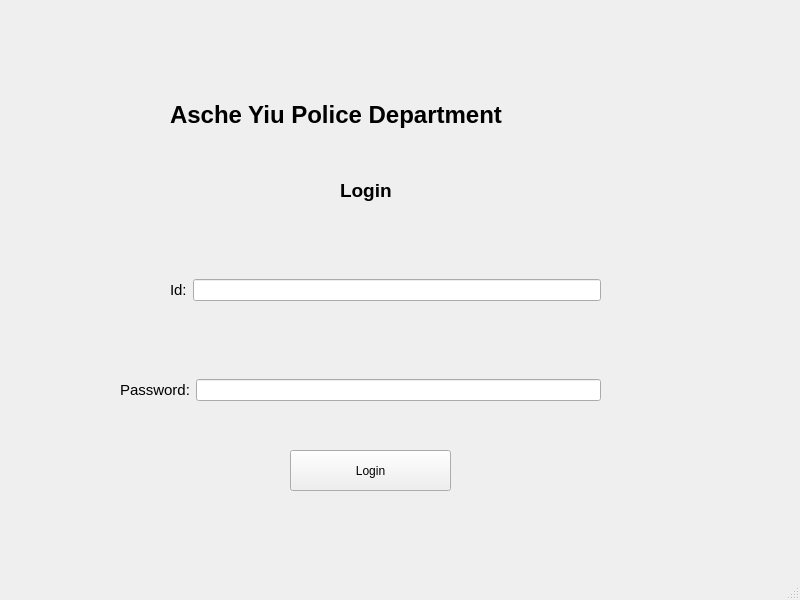
<?xml version="1.0" encoding="UTF-8"?>
<ui version="4.0">
 <class>MainWindow</class>
 <widget class="QMainWindow" name="MainWindow">
  <property name="geometry">
   <rect>
    <x>0</x>
    <y>0</y>
    <width>800</width>
    <height>600</height>
   </rect>
  </property>
  <property name="windowTitle">
   <string>MainWindow</string>
  </property>
  <widget class="QWidget" name="centralwidget">
   <widget class="QLabel" name="label">
    <property name="geometry">
     <rect>
      <x>170</x>
      <y>80</y>
      <width>451</width>
      <height>71</height>
     </rect>
    </property>
    <property name="text">
     <string>&lt;html&gt;&lt;head/&gt;&lt;body&gt;&lt;p&gt;&lt;span style=&quot; font-size:18pt; font-weight:600;&quot;&gt;Asche Yiu Police Department  &lt;/span&gt;&lt;/p&gt;&lt;/body&gt;&lt;/html&gt;</string>
    </property>
   </widget>
   <widget class="QLabel" name="label_2">
    <property name="geometry">
     <rect>
      <x>340</x>
      <y>150</y>
      <width>131</width>
      <height>81</height>
     </rect>
    </property>
    <property name="text">
     <string>&lt;html&gt;&lt;head/&gt;&lt;body&gt;&lt;p&gt;&lt;span style=&quot; font-size:14pt; font-weight:600;&quot;&gt;Login&lt;/span&gt;&lt;/p&gt;&lt;/body&gt;&lt;/html&gt;</string>
    </property>
   </widget>
   <widget class="QWidget" name="horizontalLayoutWidget">
    <property name="geometry">
     <rect>
      <x>170</x>
      <y>250</y>
      <width>431</width>
      <height>80</height>
     </rect>
    </property>
    <layout class="QHBoxLayout" name="horizontalLayout">
     <item>
      <widget class="QLabel" name="label_3">
       <property name="text">
        <string>&lt;html&gt;&lt;head/&gt;&lt;body&gt;&lt;p&gt;&lt;span style=&quot; font-size:11pt;&quot;&gt;Id:&lt;/span&gt;&lt;/p&gt;&lt;/body&gt;&lt;/html&gt;</string>
       </property>
      </widget>
     </item>
     <item>
      <widget class="QLineEdit" name="lineEdit"/>
     </item>
    </layout>
   </widget>
   <widget class="QWidget" name="horizontalLayoutWidget_2">
    <property name="geometry">
     <rect>
      <x>120</x>
      <y>350</y>
      <width>481</width>
      <height>80</height>
     </rect>
    </property>
    <layout class="QHBoxLayout" name="horizontalLayout_2">
     <item>
      <widget class="QLabel" name="label_4">
       <property name="text">
        <string>&lt;html&gt;&lt;head/&gt;&lt;body&gt;&lt;p&gt;&lt;span style=&quot; font-size:11pt;&quot;&gt;Password:&lt;/span&gt;&lt;/p&gt;&lt;/body&gt;&lt;/html&gt;</string>
       </property>
      </widget>
     </item>
     <item>
      <widget class="QLineEdit" name="lineEdit_2"/>
     </item>
    </layout>
   </widget>
   <widget class="QPushButton" name="pushButton">
    <property name="geometry">
     <rect>
      <x>290</x>
      <y>450</y>
      <width>161</width>
      <height>41</height>
     </rect>
    </property>
    <property name="text">
     <string>Login</string>
    </property>
   </widget>
  </widget>
  <widget class="QMenuBar" name="menubar">
   <property name="geometry">
    <rect>
     <x>0</x>
     <y>0</y>
     <width>800</width>
     <height>26</height>
    </rect>
   </property>
  </widget>
  <widget class="QStatusBar" name="statusbar"/>
 </widget>
 <resources/>
 <connections/>
</ui>
